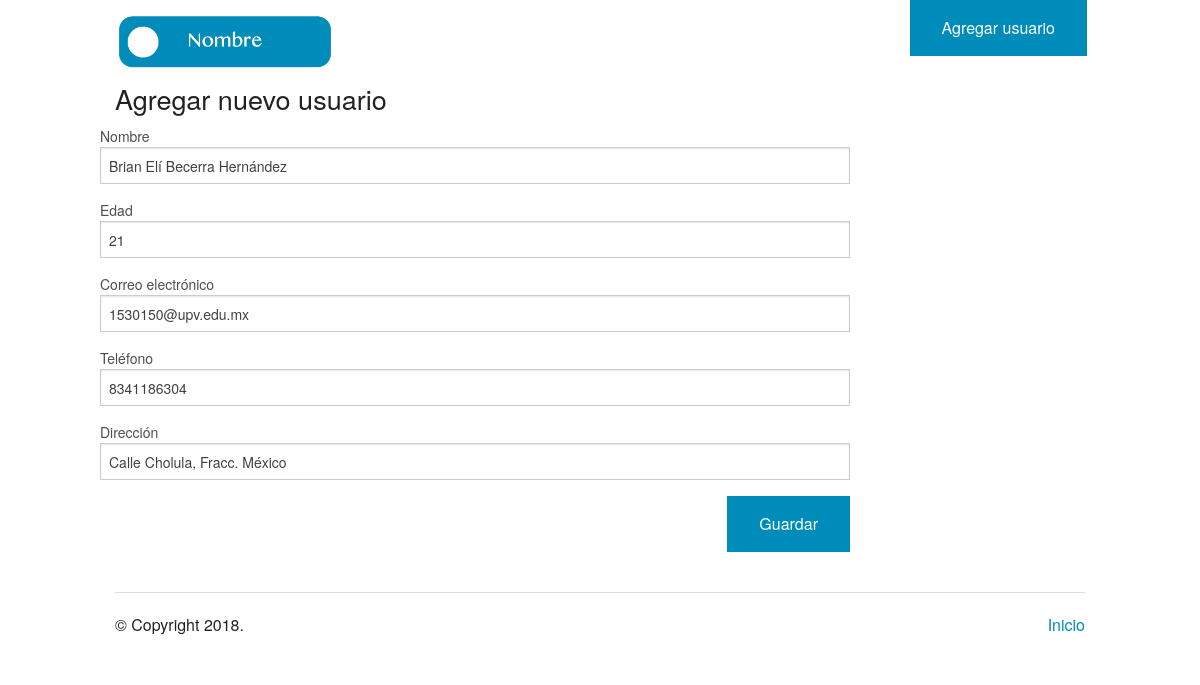
Screenshot of /detalles_usuario.php?id=1 with the database file from the repository.
### tables this page shows
CREATE TABLE `usuarios` (
  `id` int(11) NOT NULL,
  `nombre` varchar(100) NOT NULL,
  `edad` varchar(5) NOT NULL,
  `correo` varchar(30) NOT NULL,
  `telefono` varchar(15) NOT NULL,
  `direccion` varchar(100) NOT NULL
);

### database_details.php (called while the page is built, shortened)
<?php
  $conexion = NULL;
  function getUsuario($id){
      global $conexion;
      $respuesta = mysqli_query($conexion, "SELECT * FROM usuarios WHERE id='".$id."'");
      return mysqli_fetch_array($respuesta);
  }
?>

### detalles_usuario.php (the view, shortened to what this page needs)
<?php
  require_once("database_details.php");
  if(empty($_POST)){
    $usuario = getUsuario($_GET["id"]);
  }else{
    modificarUsuario($_POST["id"], $_POST["nombre"], $_POST["edad"], $_POST["correo"], $_POST["telefono"], $_POST["direccion"]);
    header("Location: index.php");
  }
?>
<!doctype html>
<html class="no-js" lang="en">
  <head>
    <link rel="stylesheet" href="./css/foundation.css" />
  </head>
  <body>
    <?php require_once('header.php'); ?>
    <div class="row">
      <div class="large-9 columns">
        <h3>Agregar nuevo usuario</h3>
        <div class="section-container tabs" data-section>
          <section class="section">
            <div class="content" data-slug="panel1">
              <div class="row">
                <form class="form-validation" id="formulario" action="" method="post">
                  <div class="form-group">
                      <label for="nombre">Nombre</label>
                      <input type="text" name="nombre" id="nombre" placeholder="Nombre" value="<?php echo $usuario[1] ?>" class="form-control">
                  </div>
                  <div class="form-group">
                      <label for="edad">Edad</label>
                      <input type="text" name="edad" id="edad" placeholder="Edad" value="<?php echo $usuario[2] ?>" class="form-control">
                  </div>
                  <div class="form-group">
                      <label for="correo">Correo electrónico</label>
                      <input type="text" name="correo" id="correo" placeholder="Correo electrónico" value="<?php echo $usuario[3] ?>" class="form-control">
                  </div>
                  <div class="form-group">
                      <label for="telefono">Teléfono</label>
                      <input type="text" name="telefono" id="telefono" placeholder="Teléfono" value="<?php echo $usuario[4] ?>" class="form-control">
                  </div>
                  <div class="form-group">
                      <label for="direccion">Dirección</label>
                      <input type="text" name="direccion" id="direccion" placeholder="Dirección" value="<?php echo $usuario[5] ?>" class="form-control">
                  </div>
                  <div class="form-group text-right m-b-0">
                      <button class="btn btn-primary waves-effect waves-light" type="submit" onclick="validar();">
                          Guardar
                      </button>
                  </div>
                </form>
              </div>
            </div>
          </section>
        </div>
      </div>
    </div>
    <?php require_once('footer.php'); ?>

### rows the page displays
usuarios: nombre "Brian Elí Becerra Hernández", edad "21", correo "1530150@upv.edu.mx", telefono "8341186304", direccion "Calle Cholula, Fracc. México"
